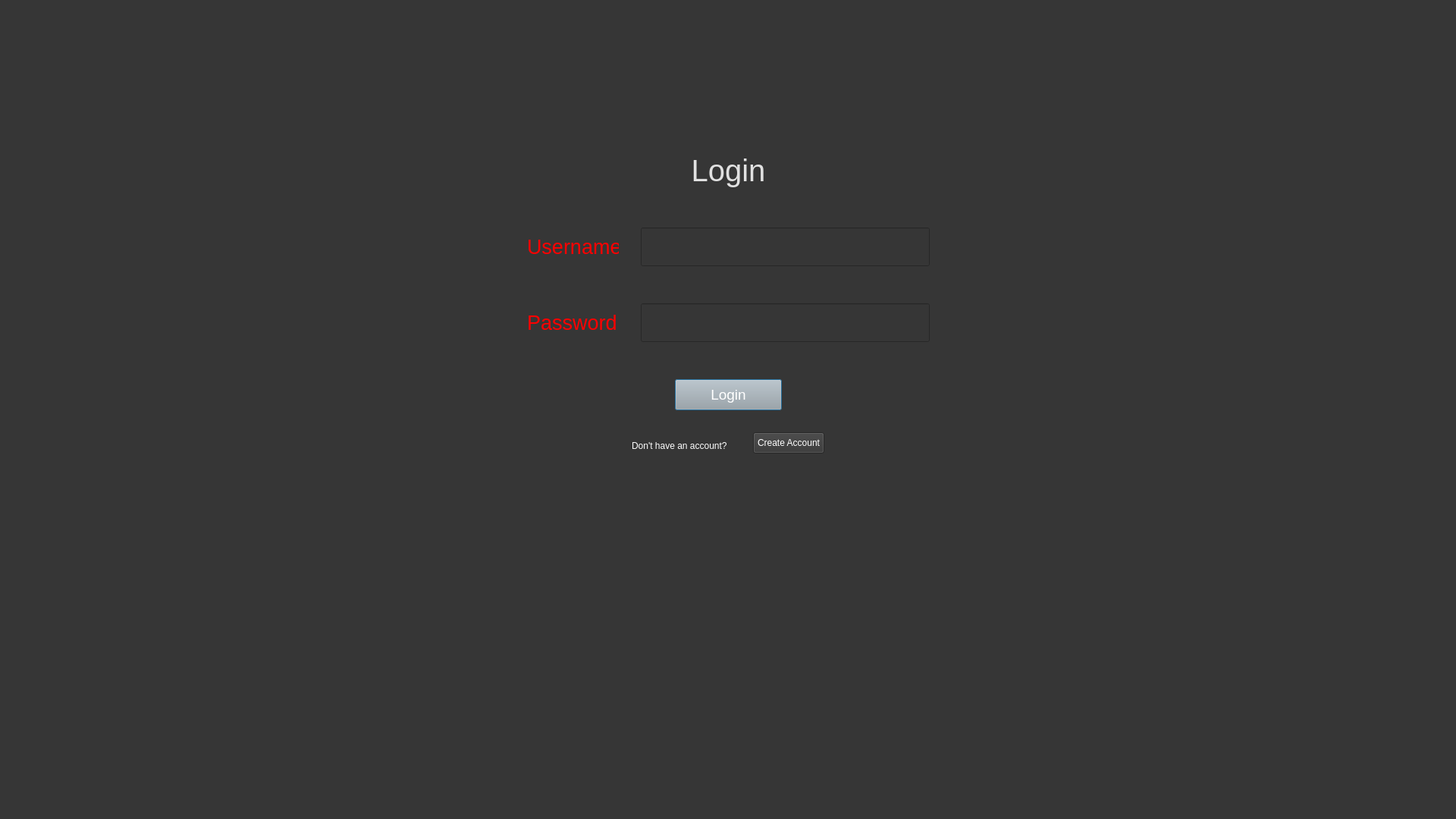
<?xml version="1.0" encoding="UTF-8"?>
<ui version="4.0">
 <class>Dialog</class>
 <widget class="QDialog" name="Dialog">
  <property name="geometry">
   <rect>
    <x>0</x>
    <y>0</y>
    <width>1920</width>
    <height>1080</height>
   </rect>
  </property>
  <property name="windowTitle">
   <string>Dialog</string>
  </property>
  <property name="styleSheet">
   <string notr="true">background-color: rgb(54, 54, 54);</string>
  </property>
  <widget class="QLabel" name="label">
   <property name="geometry">
    <rect>
     <x>900</x>
     <y>190</y>
     <width>121</width>
     <height>71</height>
    </rect>
   </property>
   <property name="maximumSize">
    <size>
     <width>121</width>
     <height>71</height>
    </size>
   </property>
   <property name="styleSheet">
    <string notr="true">color:rgb(225, 225, 225); font-size:30pt;</string>
   </property>
   <property name="text">
    <string>&lt;html&gt;&lt;head/&gt;&lt;body&gt;&lt;p align=&quot;center&quot;&gt;Login&lt;/p&gt;&lt;/body&gt;&lt;/html&gt;</string>
   </property>
  </widget>
  <widget class="QLabel" name="label_2">
   <property name="geometry">
    <rect>
     <x>695</x>
     <y>310</y>
     <width>121</width>
     <height>31</height>
    </rect>
   </property>
   <property name="styleSheet">
    <string notr="true">font-size:20pt; color:rgb(255, 0, 0)</string>
   </property>
   <property name="text">
    <string>&lt;html&gt;&lt;head/&gt;&lt;body&gt;&lt;p&gt;Username&lt;/p&gt;&lt;/body&gt;&lt;/html&gt;</string>
   </property>
  </widget>
  <widget class="QLineEdit" name="username">
   <property name="geometry">
    <rect>
     <x>845</x>
     <y>300</y>
     <width>381</width>
     <height>51</height>
    </rect>
   </property>
   <property name="styleSheet">
    <string notr="true">font-size:14pt; color:rgb(243, 243, 243)</string>
   </property>
  </widget>
  <widget class="QLineEdit" name="password">
   <property name="geometry">
    <rect>
     <x>845</x>
     <y>400</y>
     <width>381</width>
     <height>51</height>
    </rect>
   </property>
   <property name="styleSheet">
    <string notr="true">font-size:14pt; color:rgb(243, 243, 243)</string>
   </property>
   <property name="text">
    <string/>
   </property>
  </widget>
  <widget class="QLabel" name="label_3">
   <property name="geometry">
    <rect>
     <x>695</x>
     <y>410</y>
     <width>121</width>
     <height>31</height>
    </rect>
   </property>
   <property name="styleSheet">
    <string notr="true">font-size:20pt; color:rgb(255, 0, 0)</string>
   </property>
   <property name="text">
    <string>&lt;html&gt;&lt;head/&gt;&lt;body&gt;&lt;p&gt;Password&lt;/p&gt;&lt;/body&gt;&lt;/html&gt;</string>
   </property>
  </widget>
  <widget class="QPushButton" name="loginbutton">
   <property name="geometry">
    <rect>
     <x>890</x>
     <y>500</y>
     <width>141</width>
     <height>41</height>
    </rect>
   </property>
   <property name="styleSheet">
    <string notr="true">background-color: rgb(167, 168, 167); font-size:14pt; color:rgb(255, 255, 255)</string>
   </property>
   <property name="text">
    <string>Login</string>
   </property>
  </widget>
  <widget class="QLabel" name="label_4">
   <property name="geometry">
    <rect>
     <x>833</x>
     <y>580</y>
     <width>161</width>
     <height>16</height>
    </rect>
   </property>
   <property name="styleSheet">
    <string notr="true">color:rgb(255, 255, 255)</string>
   </property>
   <property name="text">
    <string>Don't have an account?</string>
   </property>
  </widget>
  <widget class="QPushButton" name="createaccbutton">
   <property name="geometry">
    <rect>
     <x>993</x>
     <y>570</y>
     <width>94</width>
     <height>28</height>
    </rect>
   </property>
   <property name="styleSheet">
    <string notr="true">color:rgb(255, 255, 255)</string>
   </property>
   <property name="text">
    <string>Create Account</string>
   </property>
  </widget>
 </widget>
 <resources/>
 <connections/>
</ui>
